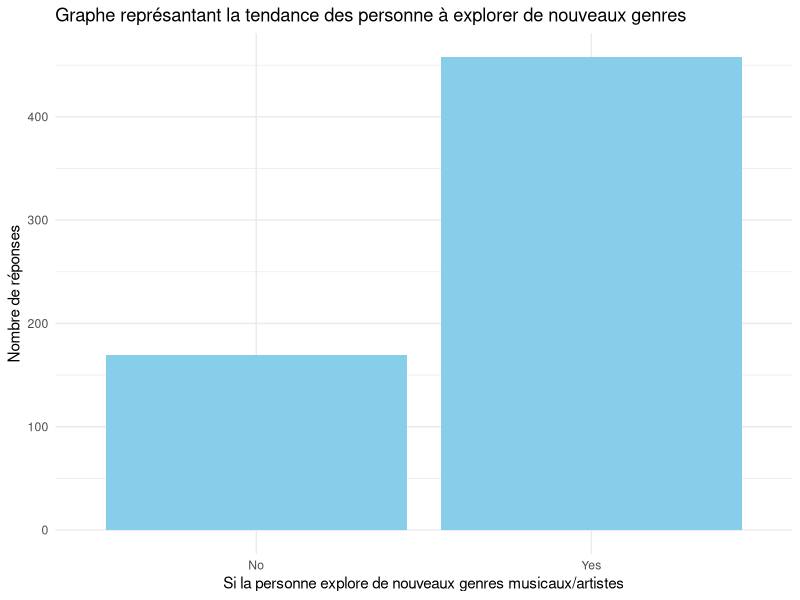
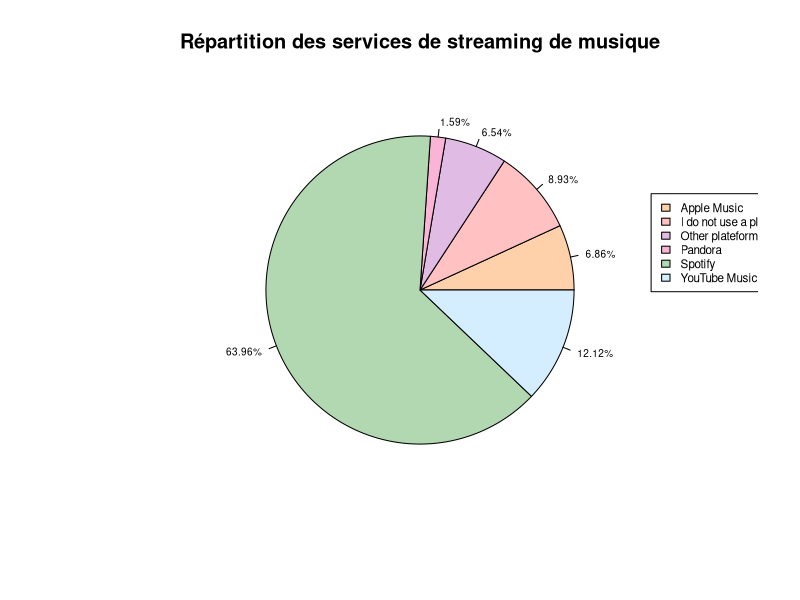
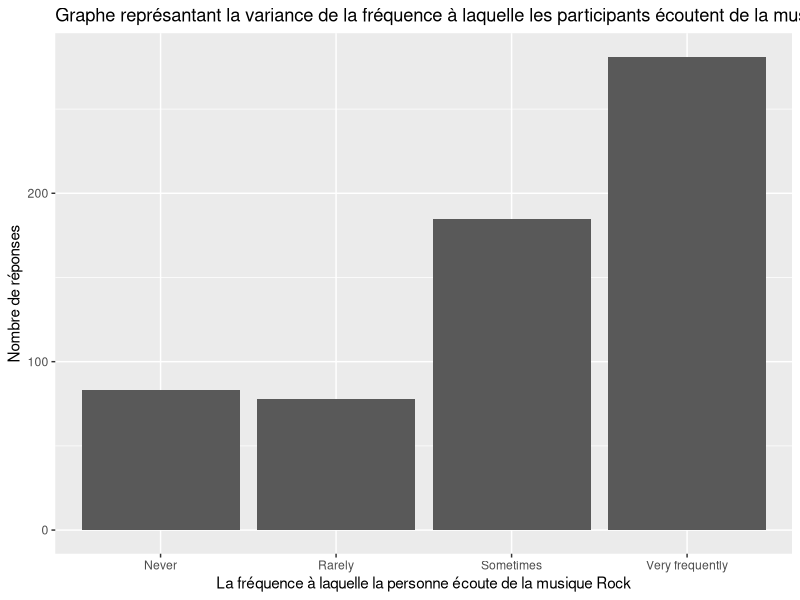
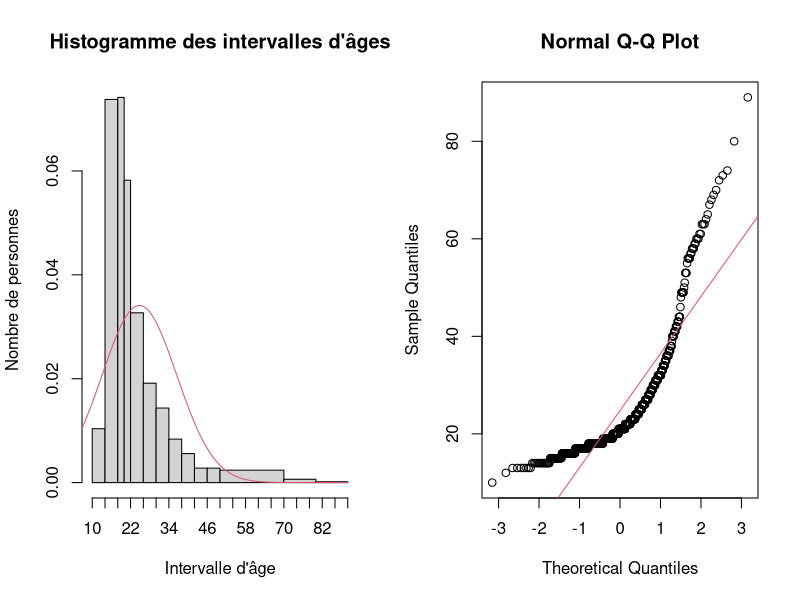
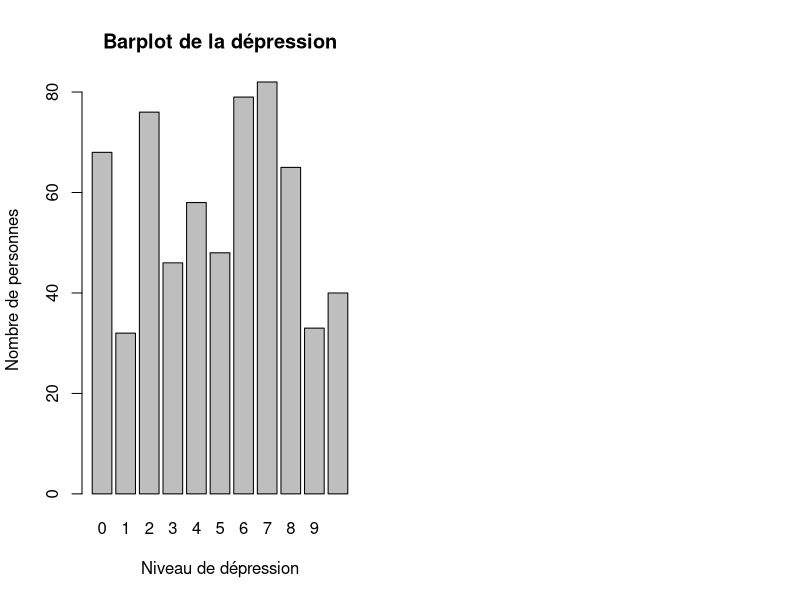

The R source for these figures, in order: (Note: this script raises an error after producing the figures.)
## ---- chunk 1
knitr::opts_chunk$set(echo = TRUE)

## ---- chunk 2
install.packages("knitr")
install.packages("shinydashboard")
install.packages("shiny", dependencies = TRUE)
install.packages("reshape")
## ---- chunk 3
library(ggplot2)
## ---- chunk 4
resultat = read.table("music-mental-health.csv", sep=",",header=TRUE)
attach(resultat)

## ---- chunk 5
resultat <- resultat[, -which(names(resultat) == "Timestamp")]
resultat <- resultat[, -which(names(resultat) == "Permissions")]
## ---- chunk 6
resultat <- subset(resultat, !is.na(Age) & Age != "")
## ---- chunk 7
resultat <- subset(resultat, !is.na(BPM) & BPM != "")
## ---- chunk 8
resultat <- subset(resultat, !is.na(Primary.streaming.service) & Primary.streaming.service != "")
## ---- chunk 9
nrow(resultat)
## ---- chunk 10

# Compter le nombre de réponses "oui" et "non"
exploratory_counts <- table(resultat$Exploratory)
#Conversion en data frame
exploratory_counts_df <- as.data.frame(exploratory_counts)

# Renommer les colonnes du data frame
colnames(exploratory_counts_df) <- c("Reponse", "Nombre de personnes")

## ---- chunk 11
# Créer le graphique à barres
bar_plot <- ggplot(data.frame(Exploratory = names(exploratory_counts_df), Count = exploratory_counts_df),
                   aes(x = exploratory_counts_df$Reponse, y = exploratory_counts_df$`Nombre de personnes`)) +
  geom_bar(stat = "identity", fill = "skyblue") +
  labs(x = "Si la personne explore de nouveaux genres musicaux/artistes", y = "Nombre de réponses", title = "Graphe représantant la tendance des personne à explorer de nouveaux genres") +
  theme_minimal()
# Définir les couleurs des barres

# Afficher le graphique
print(bar_plot)
## ---- chunk 12
streaming_counts <- table(resultat$Primary.streaming.service)
streaming_counts_df <- as.data.frame(streaming_counts)
# Calculer les pourcentages
streaming_counts_df$Percentage <- paste0(round(streaming_counts_df$Freq / sum(streaming_counts_df$Freq) * 100, 2), "%")

# Créer le graphique en camembert

pie_chart <- pie(streaming_counts, labels = streaming_counts_df$Percentage, col=c( "#FFD1AA", "#FFC1C1", "#E0BBE4", "#FAB4D6","#B2D8B2", "#D4EEFF"), main="Répartition des services de streaming de musique", cex = 0.6)
legend(1.2, .5, c("Apple Music", "I do not use a plateform." ,"Other plateform", "Pandora", "Spotify", "YouTube Music"), cex = 0.7, fill = c( "#FFD1AA", "#FFC1C1", "#E0BBE4", "#FAB4D6","#B2D8B2", "#D4EEFF"))



## ---- chunk 13

frequency_rock_counts<- table(resultat$Frequency..Rock.)
frequency_rock_counts_df <- as.data.frame(frequency_rock_counts)
# Renommer les colonnes du data frame
colnames(frequency_rock_counts_df) <- c("Fréquence", "Nombre de personnes")

# Créer le graphique à barres
couleurs <- c("#AEC6CF", "#B2D8B2", "#FFD1AA", "#FFC1C1")
bar_plot_frequency <- ggplot(data.frame(Exploratory = names(frequency_rock_counts_df), Count = frequency_rock_counts_df),
                   aes(x = frequency_rock_counts_df$Fréquence, y = frequency_rock_counts_df$`Nombre de personnes`)) +
  geom_bar(stat = "identity") +
  labs(x = "La fréquence à laquelle la personne écoute de la musique Rock", y = "Nombre de réponses", title = "Graphe représantant la variance de la fréquence à laquelle les participants écoutent de la musique Rock") 
# Définir les couleurs des barres

# Afficher le graphique
print(bar_plot_frequency)
## ---- chunk 14
min(resultat$Age)
max(resultat$Age)
nombre_personnes_plus_60 <- sum(resultat$Age > 60)
print(nombre_personnes_plus_60)
max(resultat$Age)
nombre_personnes_plus_21 <- sum(resultat$Age > 0 & resultat$Age <21)
print(nombre_personnes_plus_21)
nombre_personnes_plus_50 <- sum(resultat$Age > 50)
print(nombre_personnes_plus_50)
nombre_personnes_plus_40 <- sum(resultat$Age > 40)
print(nombre_personnes_plus_40)
nombre_personnes_entre18et30 <- sum(resultat$Age > 17 & resultat$Age <31)
print(nombre_personnes_entre18et30)
nombre_personnes_entre10et18 <- sum(resultat$Age > 9 & resultat$Age <19)
print(nombre_personnes_entre10et18)
## ---- chunk 15
par(mfrow=c(1,2))
# Créer des intervalles d'âges personnalisés
intervalles <- cut(resultat$Age, breaks = c(10, 14, 18,20, 22, 26, 30, 34, 38, 42, 46, 50, Inf), right = FALSE, include.lowest = TRUE)

tableau_intervalles <- table(intervalles)
age_df<- data.frame(tableau_intervalles)
print(age_df)
colnames(age_df) <- c("Ages", "Nombre de personnes")
age_df$Ages <- factor(age_df$Ages, levels = unique(age_df$Ages))
print(age_df$Ages)


## ---- chunk 16
#tableau_intervall
# Données d'exemplees <- c(10, 20, 15, 25, 30)
par(mfrow=c(1,2))
# Créer l'histogramme
intervalles <- cut(resultat$Age, breaks = c(10, 14, 18,20, 22, 26, 30, 34, 38, 42, 46, 50, 70, 80, 90), right = FALSE, include.lowest = TRUE)

tableau_intervalles <- table(intervalles)
age_df<- data.frame(tableau_intervalles)


h <- hist(resultat$Age, breaks = c(10, 14, 18,20, 22, 26, 30, 34, 38, 42, 46, 50, 70, 80, 90),
     main = "Histogramme des intervalles d'âges",
     xlab = "Intervalle d'âge", ylab = "Nombre de personnes",xaxt="n")
axis(side=1, at=seq(10,90,4),labels = seq(10,90,4))

#text(h$mids,h$counts,labels=h$counts, adj=c(0.5, -0.5))
points(seq(0,90,0.5),dnorm(seq(0,90,0.5),mean(resultat$Age),sd(resultat$Age)),col=2,type="l")
print(resultat$Age)
qqnorm(resultat$Age)
abline(mean(resultat$Age),sd(resultat$Age),col=2)
## ---- chunk 17
interval=t.test(resultat$Age, conf.level = 0.5)
interval$conf.int

## ---- chunk 18

depression_counts<- table(round(resultat$Depression))
#J'ai fait un round car y a deux personnes qui ont mis 3.5 et je l'ai ai compté avec 4 
depression_counts_df <- as.data.frame(depression_counts)
print(depression_counts_df)
# Renommer les colonnes du data frame
colnames(depression_counts_df) <- c("Niveau de dépression", "Nombre de personnes")

barplot(depression_counts_df$`Nombre de personnes`, names.arg = depression_counts_df$`Niveau de dépression`,
        xlab = "Niveau de dépression", ylab = "Nombre de personnes", main = "Barplot de la dépression")

#points(seq(0,10,1.5),dnorm(seq(0,10,1.5),mean(depression_counts_df$`Nombre de #personnes`),sd(depression_counts_df$`Nombre de personnes`)),col=2,type="l")
curve(dnorm(depression_counts_df$`Nombre de personnes`, mean(depression_counts_df$`Nombre de personnes`), sd(depression_counts_df$`Nombre de personnes`), col=2, add=TRUE, lty=2))
#print(resultat$Depression)
qqnorm(resultat$Depression)
abline(mean(resultat$Depression),sd(resultat$Depression),col=2)

## ---- chunk 19
# Créer le diagramme en bâtons
barplot(table(round(resultat$Depression)), 
        names.arg = rownames(depression_counts_df),
        xlab = "Catégories de dépression",
        ylab = "Nombre de cas",
        main = "Diagramme en bâtons des comptages de dépression")
## ---- chunk 20
bpm_counts<-table(resultat$BPM)
bpm_counts_df<- as.data.frame(bpm_counts)
#Ici on supprime la dernière ligne car elle contient 999999 beats / minute ce qui est une valeur impossible
bpm_counts_df <- bpm_counts_df[1:(nrow(bpm_counts_df)-1), ]
# Créer le diagramme en bâtons
colnames(bpm_counts_df) <- c( "Nombre de beats", "Nombres de réponses")

# Créer le graphique à barres
bar_plot <- ggplot(data.frame(bpm_counts_df),
                   aes(x = bpm_counts_df$`Nombre de beats`, y = bpm_counts_df$`Nombres de réponses`)) +
  geom_bar(stat = "identity")+ theme(axis.text.x = element_text(angle = -90, vjust = 0.5, hjust=1))+

  labs(x = "La fréquence à laquelle la personne écoute de la musique Rock", y = "Nombre de réponses", title = "Graphe représentant la variance de la fréquence à laquelle les participants écoutent de la musique Rock"+
         scale_x_continuous(breaks = seq(0, 140, 10))) 
#points(seq(0,140,0.5),dnorm(seq(0,140,0.5),mean(resultat$BPM),sd(resultat$BPM)),col=2,type="l")
print(bar_plot)
bar_plot <- bar_plot +
  geom_line(data = data.frame(x = seq(0, 140, 0.5)),
            aes(x = x, y = dnorm(x, mean(resultat$BPM), sd(resultat$BPM))),
            col = "red")

print(bar_plot)
moy <-mean(resultat$BPM) # moyenne de la population.
median(bpm_counts_df$`Nombres de réponses`)
std <- sd(resultat$BPM) # écart-type de la population
plot(function(x) dnorm(x,moy,std),main = "",lwd=3,xlab="Taille des pièces (en mm)",ylab="Fréquence")
plot(bpm_counts_df$`Nombre de beats`, bpm_counts_df$`Nombres de réponses`, type)
## ---- chunk 21
ggplot(resultat, aes(x = resultat$Frequency..Rock., y = resultat$Depression)) +
  geom_boxplot() +
  labs(x = "Type de fréquence", y = "Niveau de dépression", title = "Boxplot de la dépression par type de fréquence")

## ---- chunk 22


#Moyenne au sein du groupe 1 : Never
moyenne1<- mean(resultat$Depression[resultat$Frequency..Rock.=='Never'])
moyenne2<- mean(resultat$Depression[resultat$Frequency..Rock.=='Very frequently'])
moyenne3<- mean(resultat$Depression[resultat$Frequency..Rock.=='Sometimes'])
moyenne4<- mean(resultat$Depression[resultat$Frequency..Rock.=='Rarely'])
####Variance de y dans chaque sous groupe 
var1<- var(resultat$Depression[resultat$Frequency..Rock.=='Never'])
var2<- var(resultat$Depression[resultat$Frequency..Rock.=='Very frequently'])
var3<- var(resultat$Depression[resultat$Frequency..Rock.=='Sometimes'])
var4<- var(resultat$Depression[resultat$Frequency..Rock.=='Rarely'])


####
frequency_rock_counts<- table(resultat$Frequency..Rock.)
frequency_rock_counts_df <- as.data.frame(frequency_rock_counts)

moyennes<-c(moyenne1,moyenne4,moyenne3,moyenne2)
variances<-c(var1,var4,var3,var2)
frequency_rock_counts_df$Moyennes <- moyennes
frequency_rock_counts_df$`Variance dans chaque groupe` <- variances
colnames(frequency_rock_counts_df)<-c("Frequency","Nombre de reponses","Moyennes","Variance dans chaque groupe")
print(frequency_rock_counts_df) #pour avoir le nombre de réponses
#La moyenne globale c'est la moyenne pondérée des moyennes des groupes
# Calculer la moyenne pondérée
moyenne_ponderee <- sum(frequency_rock_counts_df$`Nombre de reponses` * frequency_rock_counts_df$Moyennes) /
                    sum(frequency_rock_counts_df$`Nombre de reponses`)
# Moyenne pondérée
print(sum(frequency_rock_counts_df$`Nombre de reponses` * frequency_rock_counts_df$Moyennes))
print(moyenne_ponderee)
#Var(Y) : Variance totale
variance<-var(resultat$Depression)
print(variance)
#Variance interclasse (B)
B<- sum(frequency_rock_counts_df$`Nombre de reponses` *
          (frequency_rock_counts_df$Moyennes - moyenne_ponderee )^ 2)/sum(frequency_rock_counts_df$`Nombre de reponses`)
print(B)
#Variance intraclasse (W)
W<- sum(frequency_rock_counts_df$`Nombre de reponses` *
          (frequency_rock_counts_df $`Variance dans chaque groupe` ))/sum(frequency_rock_counts_df$`Nombre de reponses`)
print(W)
#
## ---- chunk 23
# Créer des intervalles d'âges personnalisés
intervalles <- cut(resultat$Age, breaks = c(10, 14, 18,20, 22, 26, 30, 34, 38, 42, 46, 50, Inf), right = FALSE, include.lowest = TRUE)

tableau_intervalles <- table(intervalles)
age_df<- data.frame(tableau_intervalles)
print(age_df)
colnames(age_df) <- c("Ages", "Nombre de personnes")
age_df$Ages <- factor(age_df$Ages, levels = unique(age_df$Ages))
print(age_df$Ages)


moyenne_bpm <- aggregate(resultat$BPM ~ intervalles, data = resultat, FUN = mean)
colnames(moyenne_bpm) <- c("Intervalles", "Moyenne BPM")
print(moyenne_bpm)
cor(intervalles,moyenne_bpm$`Moyenne BPM`)
## ---- chunk 24
#plot(resultat$Age, resultat$BPM,xlab = "Âge", ylab = "BPM",ylim = c(0, 180))
cor(resultat$Age, resultat$BPM)
table = data.frame(resultat$Age, resultat$BPM)
colnames(table)[1] <- "Age";
colnames(table)[2] <- "BPM";
ggplot(data = table, aes(x = Age, y = BPM)) +
  ylim(0, 180) +
  geom_point() +
  geom_smooth(method = "lm", color = "orange")
## ---- chunk 25
exploratory_plateform<- data.frame(resultat$Primary.streaming.service,resultat$Exploratory)
tableau_contingence<- table(exploratory_plateform$resultat.Primary.streaming.service,exploratory_plateform$resultat.Exploratory)
#Tableau de contingence 
print(tableau_contingence)
#Représentation graphique
colnames(df)<- c("Plateform", "Response", "Effectif")
ggplot(df, aes(x =Plateform, y=Effectif, fill=Response))+
  geom_bar(stat = "identity", position = "stack")+
  labs(c="Plateforme de streaming de musique", y="Nombre de réponses", fill="Réponse")+
  theme_minimal()

#Il faut commenter ça
